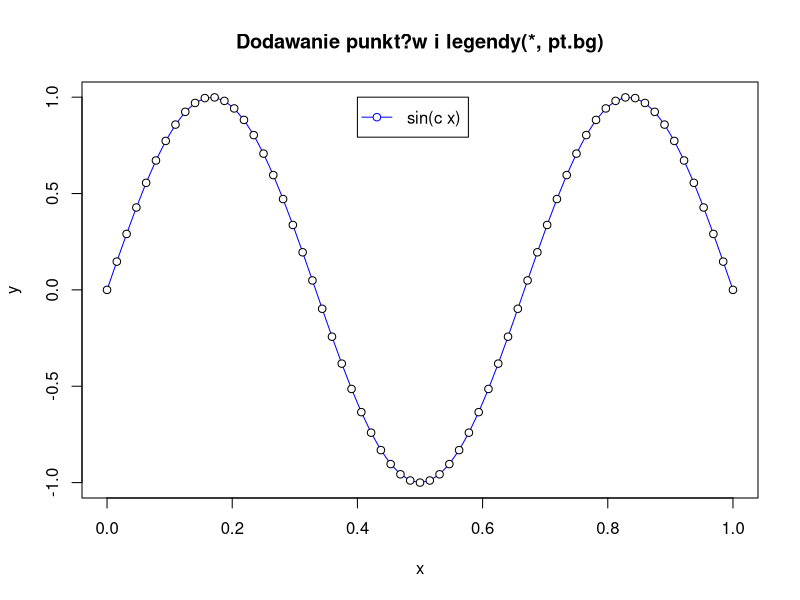
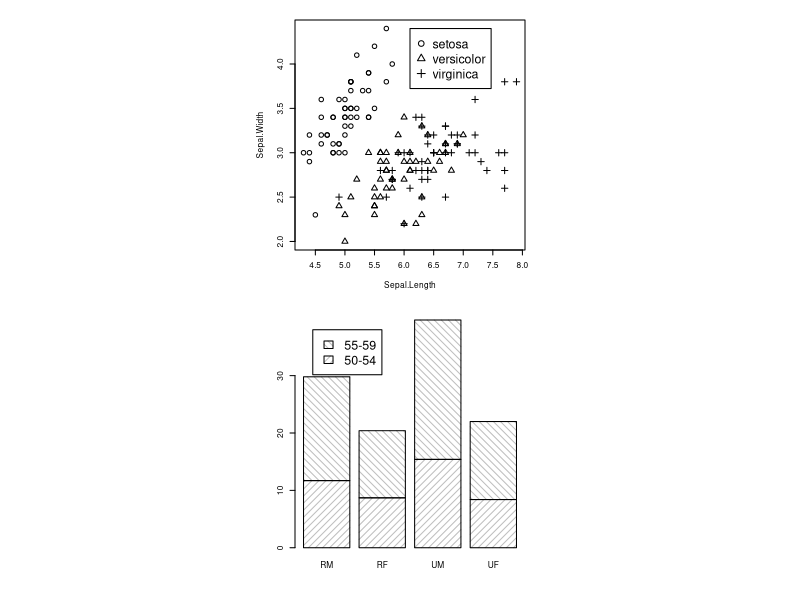
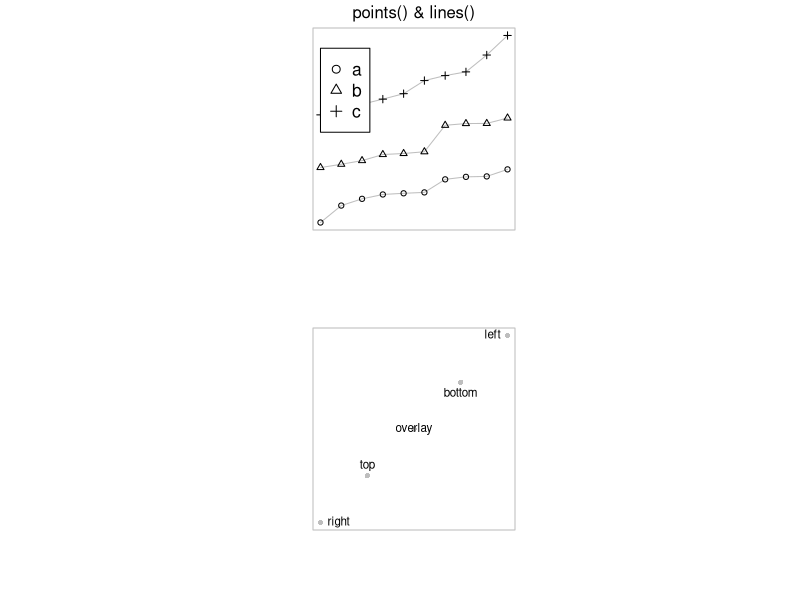
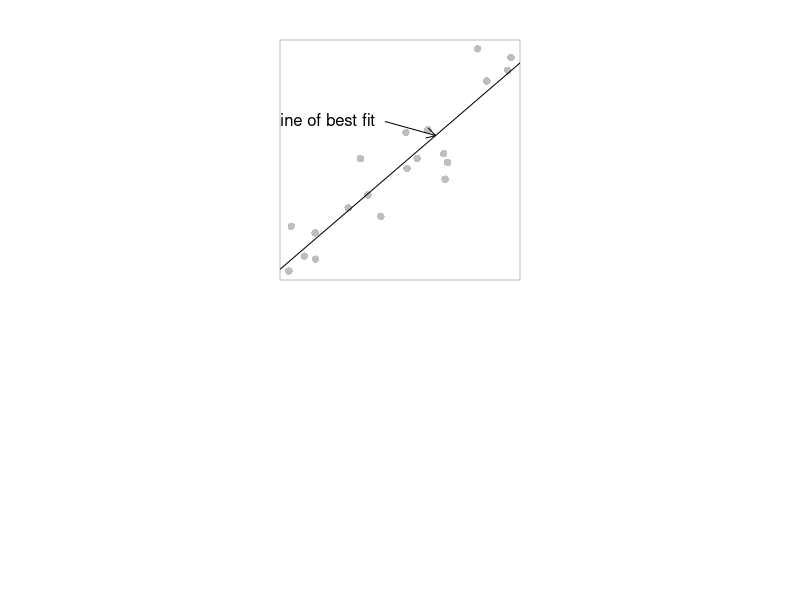
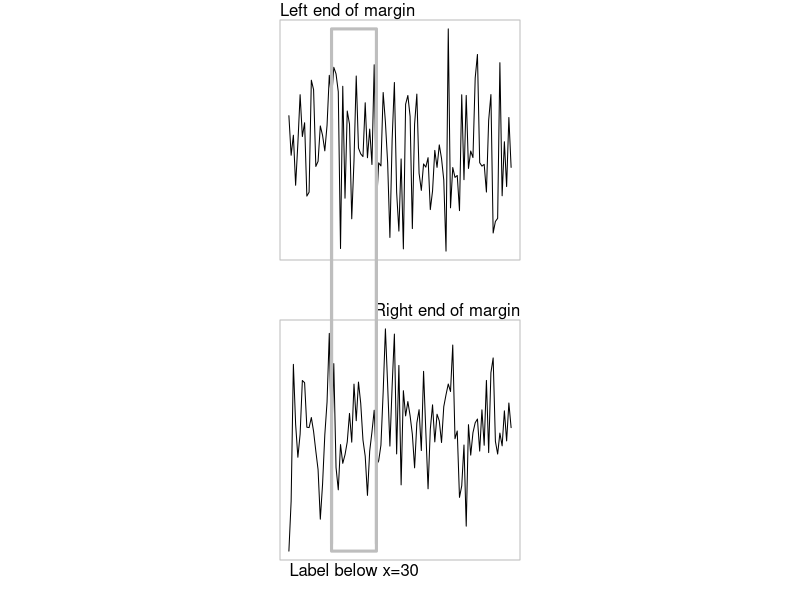
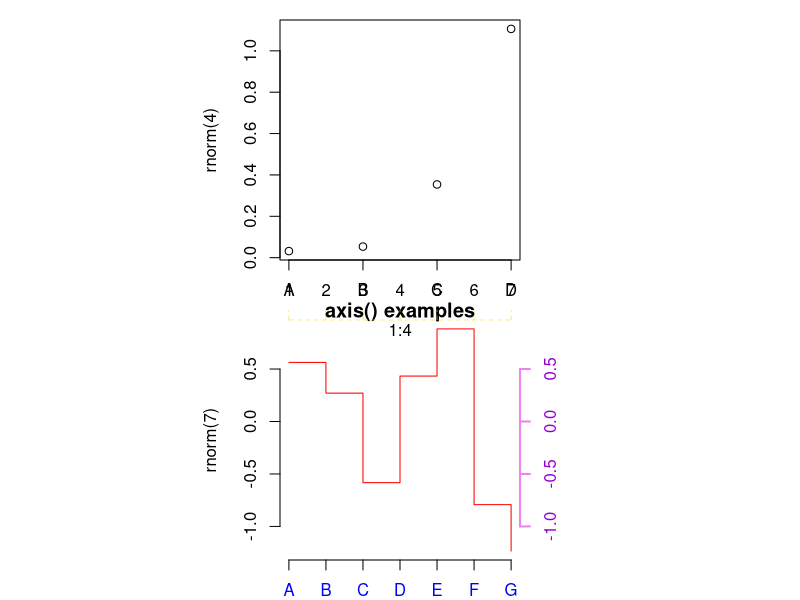
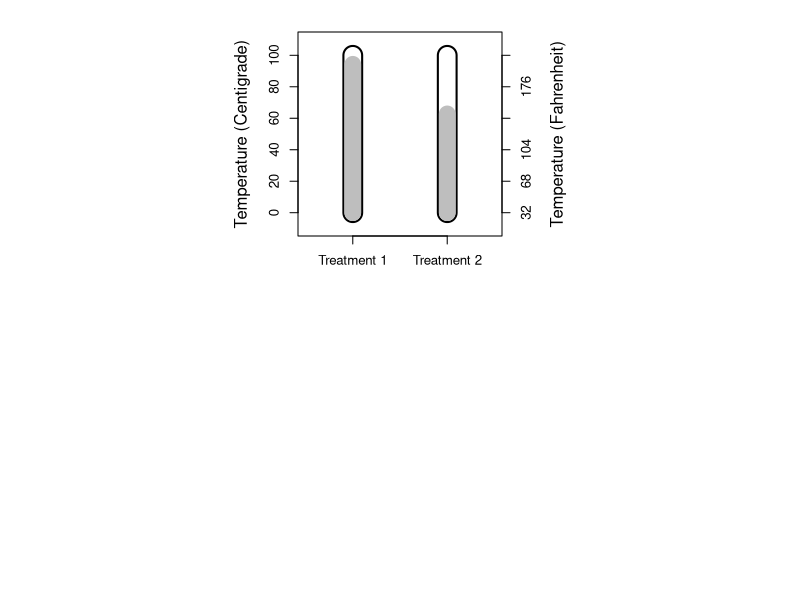

Write the R code that produced these figures, in order.
## Adding legend to chart

# Example 1
x <- 0:64/64
y <- sin(3*pi*x)
plot(x, y, type = "l", col = "blue",main = "Dodawanie punkt?w i legendy(*, pt.bg)")
points(x, y, pch = 21, bg = "white")
legend(.4,1, "sin(c x)", pch = 21, pt.bg = "white", lty = 1, col = "blue")


# Example 2

par(mfrow=c(2, 1), mar=c(5, 3, 2, 1), cex=0.5, pty="s")
with(iris,
     plot(Sepal.Length, Sepal.Width, 
          pch=as.numeric(Species), cex=1.2))
legend(6.1, 4.4, c("setosa", "versicolor", "virginica"), 
       cex=1.5, pch=1:3)

barplot(VADeaths[1:2,], angle=c(45, 135), density=20, 
        col="gray", names=c("RM", "RF", "UM", "UF"))
legend(0.4, 38, c("55-59", "50-54"), cex=1.5,
       angle=c(135, 45), density=20, fill="gray")

## Chart annotations

# Example 1

par(cex=0.7)
x <- 1:10
y <- matrix(sort(rnorm(30)), ncol=3)
plot(x, y[,1], ylim=range(y), ann=FALSE, axes=FALSE, 
     type="l", col="gray")
box(col="gray")

points(x, y[,1])
lines(x, y[,2], col="gray")
points(x, y[,2], pch=2)
lines(x, y[,3], col="gray")
points(x, y[,3], pch=3)

legend(1,1.8, c("a","b","c"),cex=1.5, pch=1:3)
mtext("points() & lines()", side=3, line=0.5)

# Example 2

x <- 1:5
y <- x
plot(x, y, ann=FALSE, axes=FALSE, col="gray", pch=16)
box(col="gray")

text(x[-3], y[-3], c("right", "top", "bottom", "left"), 
     pos=c(4, 3, 1, 2))
text(3, 3, "overlay")

# Example 3

par(mar=c(1, 1, 2, 1), pty="s")
par(cex=1)
x <- runif(20, 1, 10)
y <- x + rnorm(20)
plot(x, y, ann=FALSE, axes=FALSE, col="gray", pch=16)
box(col="gray")

lmfit <- lm(y ~ x)
abline(lmfit)
arrows(5, 8, 7, predict(lmfit, data.frame(x=7)),
       length=0.1)
text(5, 8, "Line of best fit", pos=2)

# Chart comparison

par(mar=c(2, 1, 1, 1))
y1 <- rnorm(100)
y2 <- rnorm(100)

par(mfrow=c(2, 1), xpd=NA)

plot(y1, type="l", axes=FALSE,
     xlab="", ylab="", main="")
box(col="gray")
mtext("Left end of margin", adj=0, side=3)
lines(x=c(20, 20, 40, 40), y=c(-7, max(y1), max(y1), -7), 
      lwd=3, col="gray")

plot(y2, type="l", axes=FALSE,
     xlab="", ylab="", main="")
box(col="gray")
mtext("Right end of margin", adj=1, side=3)
mtext("Label below x=30", at=30, side=1)
lines(x=c(20, 20, 40, 40), y=c(7, min(y2), min(y2), 7), 
      lwd=3, col="gray")

# Defining axes

# Example 1

require(stats) # for rnorm
plot(1:4, rnorm(4), axes = FALSE)
axis(1, 1:4, LETTERS[1:4])
axis(2)
box() #- to make it look "as usual"

# Example 2

plot(1:7, rnorm(7), main = "axis() examples",
     type = "s", xaxt = "n", frame = FALSE, col = "red")
axis(1, 1:7, LETTERS[1:7], col.axis = "blue")
# unusual options:
axis(4, col = "violet", col.axis = "dark violet", lwd = 2)
axis(3, col = "gold", lty = 2, lwd = 0.5)

# Example of creating specific chart

par(cex=0.8)
x <- 1:2
y <- runif(2, 0, 100)
par(mar=c(4, 4, 2, 4))
plot(x, y, type="n", xlim=c(0.5, 2.5), ylim=c(-10, 110),
     axes=FALSE, ann=FALSE)

axis(2, at=seq(0, 100, 20))
mtext("Temperature (Centigrade)", side=2, line=3)

axis(1, at=1:2, labels=c("Treatment 1", "Treatment 2"))
axis(4, at=seq(0, 100, 20), labels=seq(0, 100, 20)*9/5 + 32)
mtext("Temperature (Fahrenheit)", side=4, line=3)
box()

segments(x, 0, x, 100, lwd=20)
segments(x, 0, x, 100, lwd=16, col="white")
segments(x, 0, x, y, lwd=16, col="gray")






